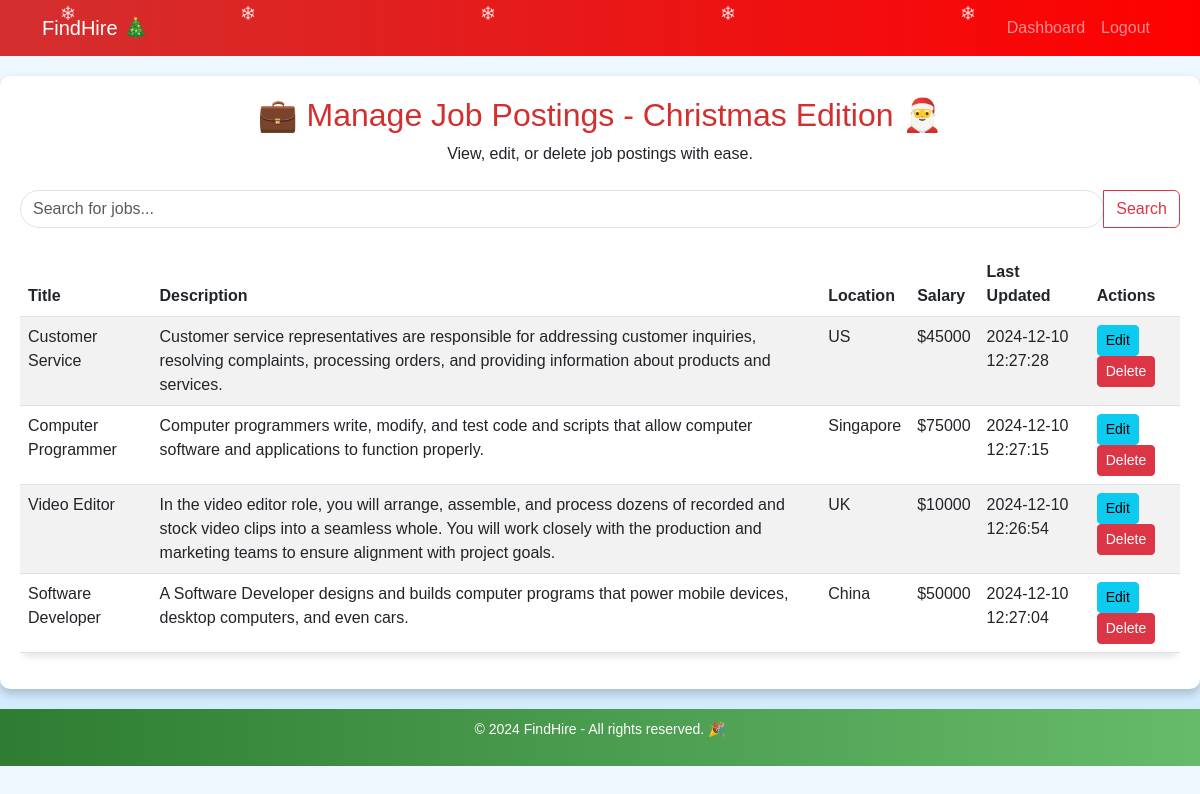
/adminPage.php (signed in), run on the app's committed database.
### tables this page shows
CREATE TABLE IF NOT EXISTS `job_postings` (
  `job_id` int(11) NOT NULL AUTO_INCREMENT,
  `job_title` varchar(255) NOT NULL,
  `job_description` text NOT NULL,
  `location` varchar(255) NOT NULL,
  `salary` varchar(255) DEFAULT NULL,
  `image_path` varchar(255) DEFAULT NULL,
  `last_updated` timestamp NOT NULL DEFAULT current_timestamp() ON UPDATE current_timestamp(),
  PRIMARY KEY (`job_id`)
);

### adminPage.php (the view, shortened to what this page needs)
<?php
require 'db.php';
$stmt = $pdo->query("SELECT * FROM job_postings");
$job_postings = $stmt->fetchAll();
?>
<!DOCTYPE html>
<html lang="en">
<head>
    <link href="https://cdn.jsdelivr.net/npm/bootstrap@5.3.0/dist/css/bootstrap.min.css" rel="stylesheet">
</head>
<body>
    <div class="snowflakes-container">
        <div class="snowflake">❄</div>
        <div class="snowflake">❄</div>
        <div class="snowflake">❄</div>
        <div class="snowflake">❄</div>
        <div class="snowflake">❄</div>
    </div>
    <nav class="navbar navbar-expand-lg navbar-dark">
        <div class="container">
            <a class="navbar-brand" href="#">FindHire 🎄</a>
            <div class="collapse navbar-collapse" id="navbarNav">
                <ul class="navbar-nav ms-auto">
                    <li class="nav-item">
                        <a class="nav-link" href="#">Dashboard</a>
                    </li>
                    <li class="nav-item">
                        <a class="nav-link" href="../adminLogout.php">Logout</a>
                    </li>
                </ul>
            </div>
        </div>
    </nav>
    <main>
        <div class="text-center mb-4">
            <h2 style="color:#d32f2f;">💼 Manage Job Postings - Christmas Edition 🎅</h2>
            <p>View, edit, or delete job postings with ease.</p>
        </div>
        <div class="input-group mb-4">
            <input type="text" id="search" class="form-control" placeholder="Search for jobs...">
            <button class="btn btn-outline-danger" type="button">Search</button>
        </div>
        <div class="table-responsive">
            <table class="table table-striped table-hover">
                <thead>
                    <tr>
                        <th>Title</th>
                        <th>Description</th>
                        <th>Location</th>
                        <th>Salary</th>
                        <th>Last Updated</th>
                        <th>Actions</th>
                    </tr>
                </thead>
                <tbody>
                    <?php foreach ($job_postings as $job) { ?>
                        <tr>
                            <td><?= htmlspecialchars($job['job_title']); ?></td>
                            <td><?= htmlspecialchars($job['job_description']); ?></td>
                            <td><?= htmlspecialchars($job['location']); ?></td>
                            <td><?= htmlspecialchars($job['salary']); ?></td>
                            <td><?= htmlspecialchars($job['last_updated']); ?></td>
                            <td>
                                <a href="edit.php?id=<?= $job['job_id']; ?>" class="btn btn-sm btn-info">Edit</a>
                                <a href="delete.php?id=<?= $job['job_id']; ?>" class="btn btn-sm btn-danger">Delete</a>
                            </td>
                        </tr>
                    <?php } ?>
                </tbody>
            </table>
        </div>
    </main>
    <footer>
        <p>&copy; <?= date('Y'); ?> FindHire - All rights reserved. 🎉</p>
    </footer>
</body>
</html>

### adminPage.php (style rules this page uses)
body { background: linear-gradient(to bottom, #f0f8ff, #d0eaff); font-family: 'Arial', sans-serif; margin: 0; overflow: hidden; position: relative; }
.navbar { background: linear-gradient(to right, #d32f2f, #ff0000); color: white; }
footer { background: linear-gradient(to right, #2e7d32, #66bb6a); color: white; padding: 10px 0; text-align: center; font-size: 14px; }
main { padding: 20px; background: white; border-radius: 10px; box-shadow: 0 5px 10px rgba(0, 0, 0, 0.2); max-width: 1200px; margin: 20px auto; z-index: 2; }
.snowflakes-container { position: absolute; top: 0; left: 0; width: 100%; height: 100%; pointer-events: none; z-index: 1; }
.snowflake { position: absolute; color: #fff; font-size: 1.2rem; animation: snow linear infinite; opacity: 0.8; }
.snowflake:nth-child(1) { left: 5%; animation-duration: 12s; }
.snowflake:nth-child(2) { left: 20%; animation-duration: 10s; }
.snowflake:nth-child(3) { left: 40%; animation-duration: 14s; }
.snowflake:nth-child(4) { left: 60%; animation-duration: 9s; }
.snowflake:nth-child(5) { left: 80%; animation-duration: 15s; }
table { border-radius: 10px; box-shadow: 0 4px 6px rgba(0, 0, 0, 0.1); }
.table-striped tbody tr:nth-child(odd) { background-color: #f9f9f9; }
#search { border-radius: 20px; }

### data on the page
job_postings: job_title "Customer Service", job_description "Customer service representatives are responsible for addressing customer inquiries, resolving complaints, processing orders, and providing information about products and services.", location "US", salary "$45000", last_updated "2024-12-10 12:27:28"
job_postings: job_title "Computer Programmer", job_description "Computer programmers write, modify, and test code and scripts that allow computer software and applications to function properly.", location "Singapore", salary "$75000", last_updated "2024-12-10 12:27:15"
job_postings: job_title "Video Editor", job_description "In the video editor role, you will arrange, assemble, and process dozens of recorded and stock video clips into a seamless whole. You will work closely with the production and marketing teams to ensure alignment with project goals.", location "UK", salary "$10000", last_updated "2024-12-10 12:26:54"
job_postings: job_title "Software Developer", job_description "A Software Developer designs and builds computer programs that power mobile devices, desktop computers, and even cars.", location "China", salary "$50000", last_updated "2024-12-10 12:27:04"
